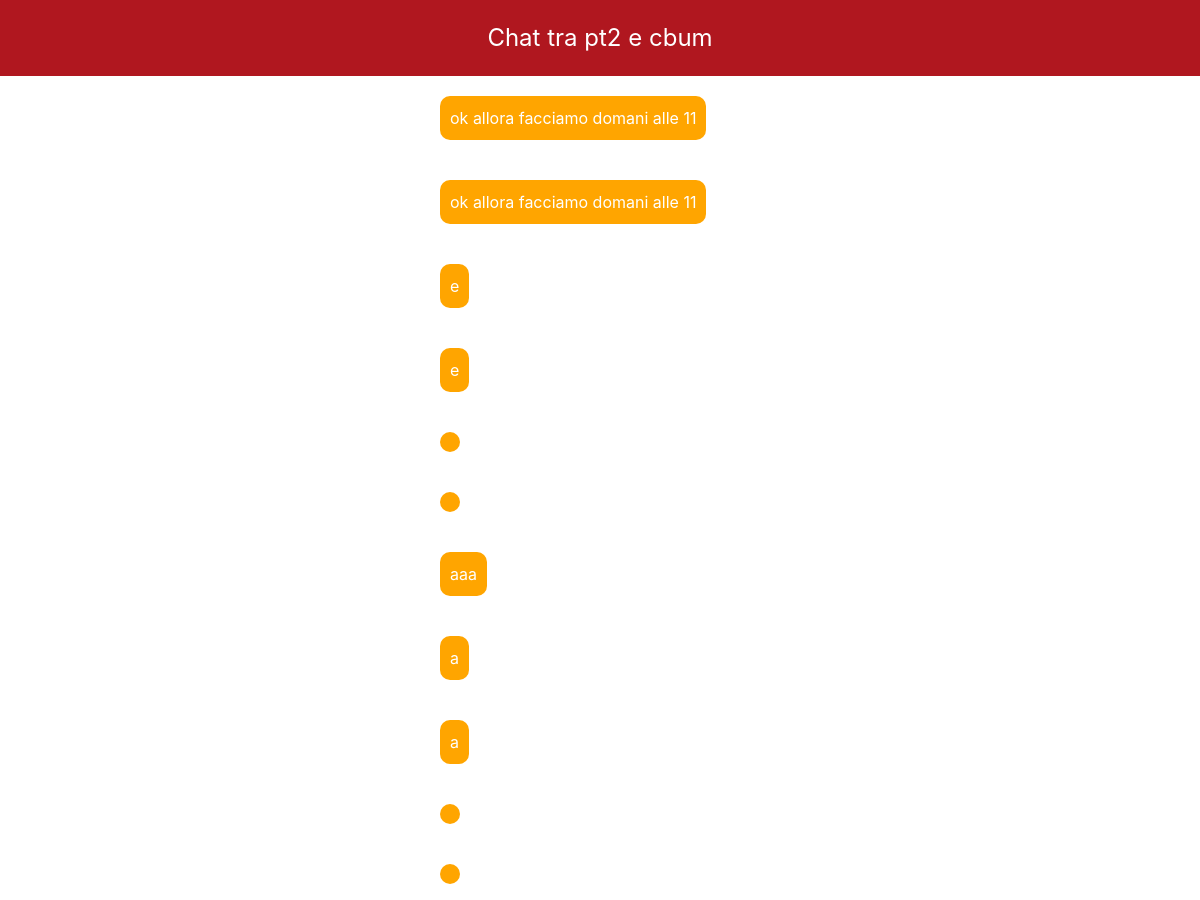
The page /chat/mostra_chat/3/2/ (upper part) on the database as committed earlier.
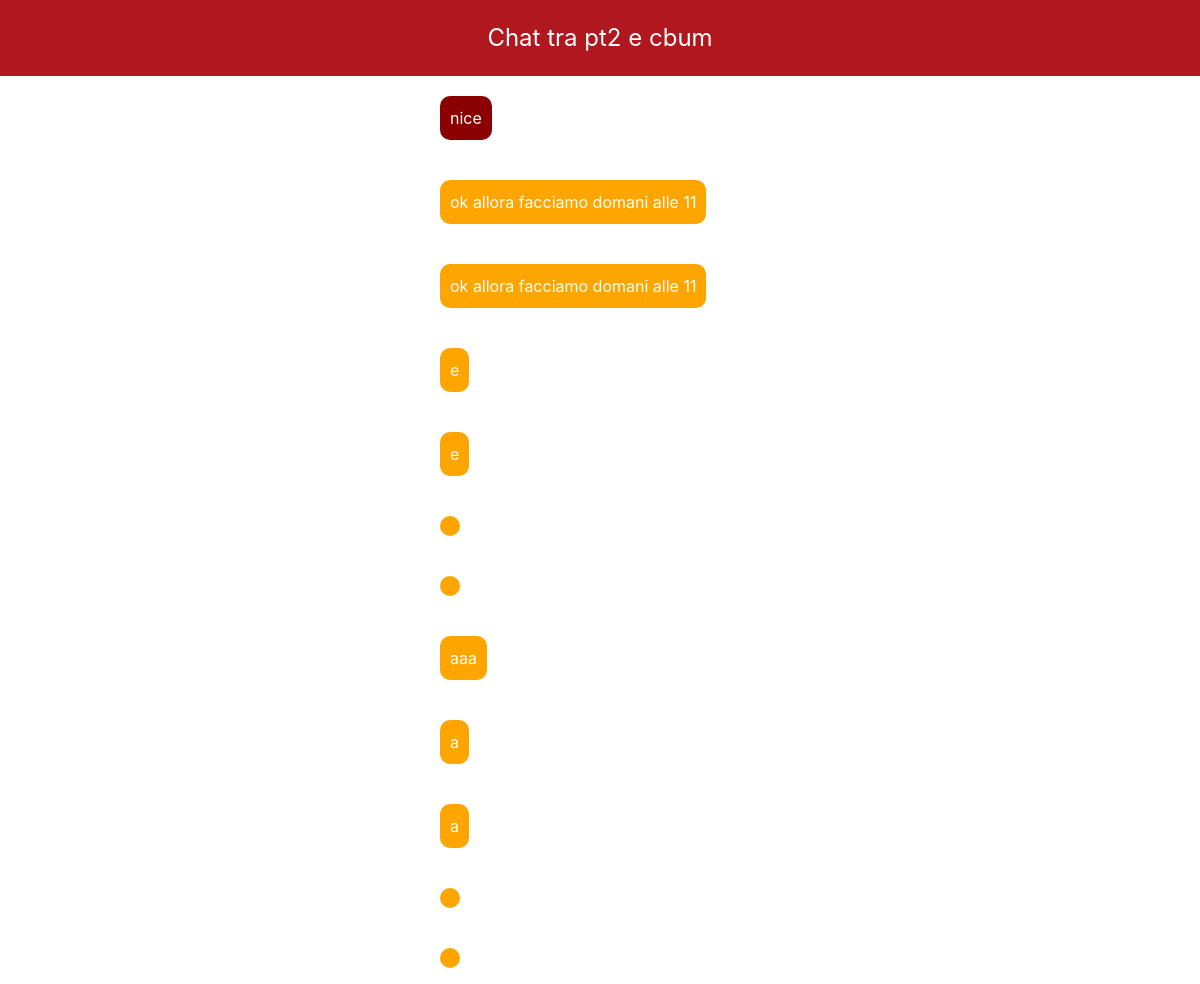
The same page on the database as committed later.
### Chat/models.py (models this page shows)
class Messaggio(models.Model):
    chat = models.ForeignKey(Chat, on_delete=models.CASCADE)
    testo = models.CharField(max_length=500)
    letto = models.BooleanField(default=False)
    data = models.DateTimeField(auto_now_add=True)
    mittente = models.ForeignKey('Users.MyUser', on_delete=models.CASCADE)

### Chat/views.py (the view, shortened to what this page needs)
# urls.py: path("mostra_chat/<int:u1_pk>/<int:u2_pk>/", chat_utenti, name="mostra_chat"),
def chat_utenti(request, u1_pk, u2_pk):
    chat = Chat.objects.filter(utente_1=u1_pk).filter(utente_2=u2_pk).first()
    messaggi = Messaggio.objects.filter(chat=chat).order_by("-data")
    ctx = {"chat": chat, "messaggi": messaggi}
    return render(request, template_name="Chat/mostra_chat.html", context=ctx)

### Chat/templates/Chat/mostra_chat.html (shortened to what this page needs)
{% extends 'base.html' %}
{% load crispy_forms_filters %}
{% load crispy_forms_tags %}
{% block content %}
    <div class="text_red"> Chat tra {{ chat.utente_1.username }} e  {{ chat.utente_2.username }}</div>
        {% if messaggi %}
            <div style="text-align: center">
                {% for messaggio in messaggi %}
                    <div class="chat-container">
                        {% if messaggio.mittente == chat.utente_1 %}
                            <div class="messaggio-inviato"> {{ messaggio.testo }} </div>
                        {% else %}
                            <div class="messaggio-ricevuto"> {{ messaggio.testo }} </div>
                        {% endif %}
                    </div>
                    {% endfor %}
            </div>
        {% else %}
            <br>
            <div class="messaggio-per-utente"> Non ci sono ancora messaggi in questa chat</div>
        {% endif %}
{% endblock %}

Rows that differ between the two databases and show on the page:
added Messaggio: testo "nice"
